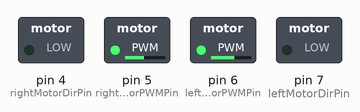
The sketch below on a simulated Arduino Uno, built with avr-gcc and run on an emulated ATmega328P. Shown: switched loads named in the sketch (green lamp = pin HIGH).

Above: at 0.1 s.
Timing chart, 0 to 1.6 s (numbered marks = the images above):
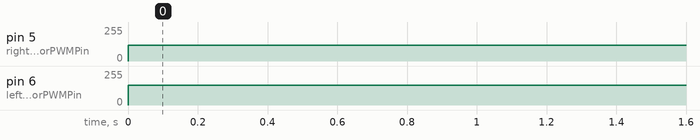

The sketch:

motorTest_cytron.ino
```cpp
// dont include 9 and 10 as it is used for TCCR1A register
#define leftMotorPWMPin   6
#define leftMotorDirPin   7
#define rightMotorPWMPin  5
#define rightMotorDirPin  4

int motorPower = 0;

const float LeftSpeedFactor = 1.225;//to be kept between 0-1
const float RightSpeedFactor = 1;//to be kept between 0-1

void setMotors(int leftMotorSpeed, int rightMotorSpeed) {
  if(leftMotorSpeed >= 0) {
    analogWrite(leftMotorPWMPin, leftMotorSpeed);
    digitalWrite(leftMotorDirPin, LOW);
  }
  else {
    analogWrite(leftMotorPWMPin, (-1)*leftMotorSpeed);
    digitalWrite(leftMotorDirPin, HIGH);
  }
  if(rightMotorSpeed >= 0) {
    analogWrite(rightMotorPWMPin, rightMotorSpeed);
    digitalWrite(rightMotorDirPin, LOW);
  }
  else {
    analogWrite(rightMotorPWMPin, (-1)*rightMotorSpeed);
    digitalWrite(rightMotorDirPin, HIGH);
  }
}


void setup() {
  // put your setup code here, to run once:
  pinMode(leftMotorPWMPin, OUTPUT);
  pinMode(leftMotorDirPin, OUTPUT);
  pinMode(rightMotorPWMPin, OUTPUT);
  pinMode(rightMotorDirPin, OUTPUT);
  Serial.begin(115200);
}

void loop() {
  // put your main code here, to run repeatedly:
  motorPower = 120;
  motorPower = constrain(motorPower, -255, 255);
  setMotors(motorPower*LeftSpeedFactor, motorPower*RightSpeedFactor);

}
```

Measured:
- by itself, pin 5 (rightMotorPWMPin): 0/255 → 120/255 at 0.00 s
- by itself, pin 6 (leftMotorPWMPin): 0/255 → 147/255 at 0.00 s
